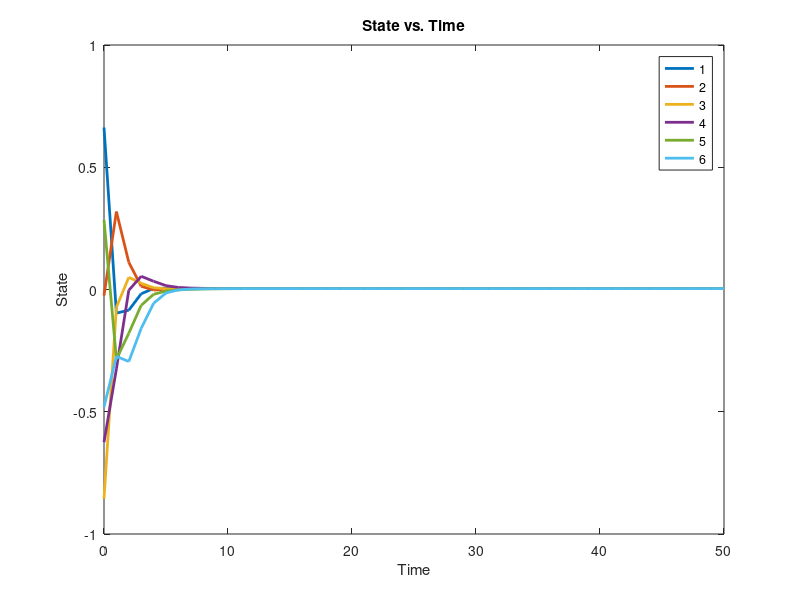

The MATLAB script that drew this image:
clear all;
close all;

%% Adjacency Matrix for the given problem
a = [0 0 1 0 0 0;
    1 0 0 0 0 0;
    1 1 0 0 0 0;
    0 1 0 0 0 0;
    0 0 1 0 0 0;
    0 0 0 1 1 0];

%% In degree matrix

d = diag([sum(a(1,:));sum(a(2,:));sum(a(3,:));sum(a(4,:));sum(a(5,:));sum(a(6,:))]);


%% Random initial values 

x = (2)*rand(1,6)-1;

for k = 1:50
    
x(k+1,:) = (inv(eye(6)+d))*(eye(6)+a)*x(k,:)';
end

%% Plotting State vs time
figure
plot(0:50,x,'linewidth',2)
legend('1','2','3','4','5','6')
title('State vs. Time')
xlabel('Time');
ylabel('State');